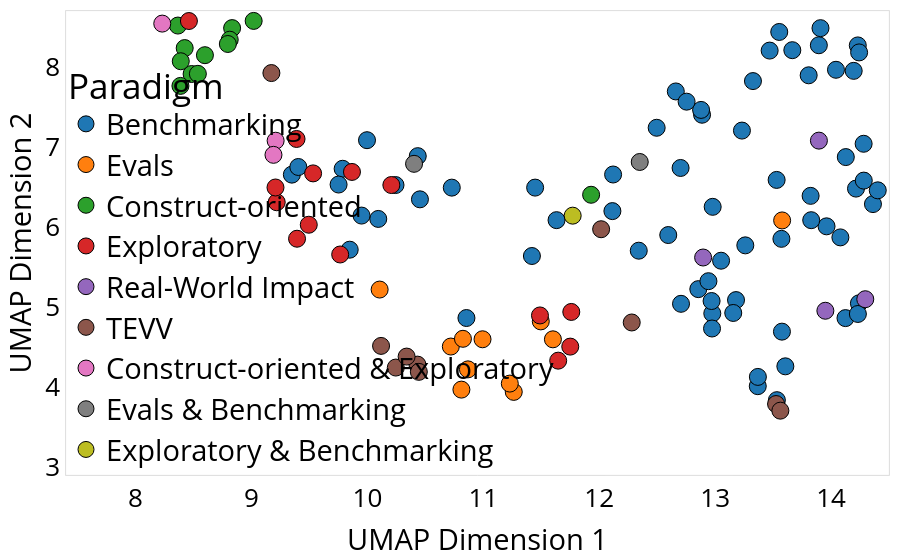

The notebook cell saved with this chart:
### Code cell
# Create a DataFrame for interactive plotting
interactive_data = pd.DataFrame({
    "x": X_umap[:, 0],
    "y": X_umap[:, 1],
    "Paradigm": data['Paradigm'].values,
    "Paper": data['Paper'].values,
    "Year": data['Year'].values,
    "Link": data['Link'].values
})

interactive_data['Paradigm'] = interactive_data['Paradigm'].astype(str)

# Create the interactive scatter plot
fig = px.scatter(
    interactive_data,
    x="x",
    y="y",
    color="Paradigm",
    hover_data={"x": False, "y": False,"Paper":True, "Year":True,"Link":True},  # Information displayed on hover
    color_discrete_sequence=px.colors.qualitative.D3,
    category_orders={"Paradigm": [
        "Benchmarking", "Evals", "Construct-oriented", "Exploratory", 
        "Real-World Impact", "TEVV", "Construct-oriented & Exploratory", 
        "Evals & Benchmarking", "Exploratory & Benchmarking"
    ]}
)
fig.update_layout(
    margin=dict(l=10, r=10, t=10, b=10),  # Tight layout with reduced margins
    xaxis=dict(
        title=dict(text="UMAP Dimension 1", font=dict(size=29, color="black")),
        tickfont=dict(size=26, color="black"),
        mirror=True,
        showline=True,
        linecolor="lightgray",
        linewidth=0.8,
        showgrid=False,  # Remove grid for x-axis
        range=[7.4, 14.5],  # Set x-axis limits (replace -10 and 10 with your desired values)
    ),
    yaxis=dict(
        title=dict(text="UMAP Dimension 2", font=dict(size=29, color="black")),
        tickfont=dict(size=26, color="black"),
        mirror=True,
        showline=True,
        linecolor="lightgray",
        linewidth=0.8,
        showgrid=False,  # Remove grid for y-axis
        range=[2.9, 8.7],  # Set x-axis limits (replace -10 and 10 with your desired values)
    ),
    legend=dict(
        font=dict(size=29, color="black"),
        x=0,
        y=0,
        xanchor="left",
        yanchor="bottom",
        bgcolor="rgba(255,255,255,0)",
    ),
    plot_bgcolor="white",
    paper_bgcolor="white",
)
fig.update_traces(marker=dict(line=dict(width=1, color='black')))
fig.update_traces(marker=dict(size=17))

# Save the plot as an HTML file and a PNG image
fig.write_html("UMAP_projections_jaccard_dist_interactive.html")
fig.write_image('UMAP fixed.png', width=1000, height=800, scale=3)
# also save in PDF
fig.write_image('UMAP fixed.pdf', width=1000, height=800, scale=3)

fig.show()

### Figure 1 — Plotly figure (JSON) as saved in the notebook; plotly's stock layout.template omitted (floating-point values rounded to 4 significant figures; data arrays with more than 128 entries replaced by an {"elided": "..."} marker saying what was removed)
{"data": [{"customdata": {"elided": "69x3 str values"}, "hovertemplate": "Paradigm=Benchmarking<br>Paper=%{customdata[0]}<br>Year=%{customdata[1]}<br>Link=%{customdata[2]}<extra></extra>", "legendgroup": "Benchmarking", "marker": {"color": "#1F77B4", "symbol": "circle", "line": {"color": "black", "width": 1}, "size": 17}, "mode": "markers", "name": "Benchmarking", "orientation": "v", "showlegend": true, "x": [12.66, 11.45, 14.22, 12.12, 13.53, 13.37, 14.23, 9.348, 13.33, 11.42, 13.18, 14.13, 13.16, 9.848, 14.28, 12.6, 13.57, 10.09, 10.45, 14.24, 12.98, 9.95, 13.05, 12.71, 13.58, 12.34, 12.98, 9.787, 10.43, 12.5, 9.752, 13.82, 14.28, 14.2, 14.36, 12.11, 10.73, 14.04, 13.81, 10.24, 12.89, 9.404, 12.88, 12.7, 12.85, 13.61, 13.37, 13.26, 13.96, 13.83, 12.94, 12.97, 14.08, 14.12, 13.23, 14.23, 11.63, 10.85, 13.53, 14.4, 13.67, 13.55, 13.89, 14.24, 13.47, 9.997, 13.91, 12.97, 12.75], "xaxis": "x", "y": [7.694, 6.492, 6.48, 6.656, 3.836, 4.01, 8.27, 6.655, 7.824, 5.638, 5.086, 6.874, 4.925, 5.716, 6.58, 5.9, 5.852, 6.101, 6.346, 5.046, 6.252, 6.143, 5.579, 5.04, 4.692, 5.704, 4.919, 6.728, 6.886, 7.24, 6.531, 6.389, 7.04, 7.952, 6.286, 6.199, 6.492, 7.965, 7.896, 6.524, 7.403, 6.75, 7.464, 6.738, 5.223, 4.258, 4.126, 5.77, 6.008, 6.085, 5.323, 5.075, 5.87, 4.861, 7.205, 4.913, 6.086, 4.862, 6.588, 6.458, 8.21, 8.438, 8.272, 8.182, 8.205, 7.085, 8.486, 4.731, 7.567], "yaxis": "y", "type": "scatter"}, {"customdata": [["Evaluating Frontier Models for Dangerous Capabilities", "2024", "https://arxiv.org/pdf/2403.13793"], ["Evaluating Language-Model Agents on Realistic Autonomous Tasks", "2023", "https://arxiv.org/pdf/2312.11671"], ["Sabotage Evaluations", "2024", "https://assets.anthropic.com/m/377027d5b36ac1eb/original/Sabotage-Evaluations-for-Frontier-Models.pdf"], ["Large Language Models can Strategically Deceive their Users when Put Under Pressure", "2023", "https://arxiv.org/abs/2311.07590"], ["Disinformation Capabilities of Large Language Models", "2023", "https://arxiv.org/abs/2311.08838"], ["Frontier Models are Capable of In-context Scheming", "2024", "https://arxiv.org/abs/2412.04984"], ["Red Teaming Language Models to Reduce Harms", "2022", "https://arxiv.org/pdf/2209.07858"], ["Red Teaming Language Models with Language Models", "2022", "https://aclanthology.org/2022.emnlp-main.225.pdf"], ["Towards Red Teaming in Multimodal and Multilingual Translation", "2024", "https://arxiv.org/pdf/2401.16247"], ["Jailbroken: How Does LLM Safety Training Fail", "2023", "https://arxiv.org/pdf/2307.02483"], ["Details about METR’s preliminary evaluation of GPT-4o", "2024", "https://metr.github.io/autonomy-evals-guide/gpt-4o-report/"]], "hovertemplate": "Paradigm=Evals<br>Paper=%{customdata[0]}<br>Year=%{customdata[1]}<br>Link=%{customdata[2]}<extra></extra>", "legendgroup": "Evals", "marker": {"color": "#FF7F0E", "symbol": "circle", "line": {"color": "black", "width": 1}, "size": 17}, "mode": "markers", "name": "Evals", "orientation": "v", "showlegend": true, "x": [11.26, 10.81, 11.23, 10.72, 11.5, 11.6, 10.87, 10.99, 10.11, 10.82, 13.58], "xaxis": "x", "y": [3.939, 3.967, 4.043, 4.506, 4.82, 4.596, 4.221, 4.596, 5.218, 4.602, 6.082], "yaxis": "y", "type": "scatter"}, {"customdata": [["PATCH", "2024", "https://arxiv.org/abs/2404.01799"], ["CogEval", "2023", "https://arxiv.org/pdf/2309.15129"], ["Multi-Dimensional Ability Diagnosis for ML Algorithms", "2023", "https://arxiv.org/pdf/2307.07134"], ["Personality Traits in Large Language Models", "2023", "https://arxiv.org/pdf/2307.00184"], ["Do GPT Language Models Suffer From Split Substrate-Free Psychometrics", "2024", "https://arxiv.org/pdf/2408.07377"], ["GIBSONA", "2024", "https://papers.ssrn.com/sol3/papers.cfm?abstract_id=4871025"], ["Automated Evaluation of Retrieval-Augmented Language Models with Task-Specific Exam Generation", "2024", "https://arxiv.org/abs/2405.13622"], ["Revealing the structure of language model capabilities", "2023", "https://arxiv.org/abs/2306.10062"], ["Not a Number: Identifying Instance Features for Capability-Oriented Evaluation", "2022", "https://www.ijcai.org/proceedings/2022/0392.pdf"], ["Inferring Capabilities from Task Performance with Bayesian Triangulation", "2023", "https://arxiv.org/abs/2309.11975"], ["metabench\nA Sparse Benchmark to Measure General Ability in Large Language Models", "2024", "https://arxiv.org/pdf/2407.12844?"], ["From Static Benchmarks to Adaptive Testing:\nPsychometrics in AI Evaluation", "2024", "https://arxiv.org/pdf/2306.10512"]], "hovertemplate": "Paradigm=Construct-oriented<br>Paper=%{customdata[0]}<br>Year=%{customdata[1]}<br>Link=%{customdata[2]}<extra></extra>", "legendgroup": "Construct-oriented", "marker": {"color": "#2CA02C", "symbol": "circle", "line": {"color": "black", "width": 1}, "size": 17}, "mode": "markers", "name": "Construct-oriented", "orientation": "v", "showlegend": true, "x": [8.833, 8.484, 8.812, 8.365, 8.424, 8.39, 11.93, 8.599, 8.387, 8.538, 8.796, 9.019], "xaxis": "x", "y": [8.486, 7.912, 8.341, 8.518, 8.236, 8.072, 6.403, 8.148, 7.764, 7.915, 8.288, 8.576], "yaxis": "y", "type": "scatter"}, {"customdata": [["Evaluation of LLM Generated Code for Exploratory Visual Analysis", "2024", "https://www.uw-insight-lab.com/assets/papers/HEAL24-HolisticEval.pdf"], ["Same Task, More Tokens", "2024", "https://arxiv.org/abs/2402.14848"], ["The Two-Hop Curse", "2024", "https://arxiv.org/abs/2411.16353"], ["Can LLMs make trade-offs involving stipulated pain and pleasure states?", "2024", "https://arxiv.org/pdf/2411.02432"], ["The Reversal Curse", "2024", "https://arxiv.org/pdf/2309.12288"], ["Dialectical language model evaluation: An initial appraisal of the commonsense spatial reasoning abilities of LLMs", "2023", "https://arxiv.org/pdf/2304.11164"], ["Sparks of Artificial General Intelligence: Early experiments with GPT-4", "2023", "https://arxiv.org/abs/2303.12712"], ["Evaluating large language models in theory of mind tasks", "2024", "https://www.pnas.org/doi/pdf/10.1073/pnas.2405460121"], ["TELL ME ABOUT YOURSELF: LLMS ARE AWARE OF THEIR LEARNED BEHAVIORS", "2025", "https://arxiv.org/pdf/2501.11120"], ["Melting Pot 2.0", "2022", "https://arxiv.org/pdf/2211.13746"], ["Connecting the Dots", "2024", "https://arxiv.org/abs/2406.14546"], ["SFT Memorizes, RL Generalizes: A Comparative Study of Foundation Model Post-training", "2025", "https://arxiv.org/abs/2501.17161"], ["Alice in Wonderland", "2024", "https://arxiv.org/abs/2406.02061"], ["Just Like Me: The Role of Opinions and Personal Experiences in The Perception of Explanations in Subjective Decision-Making", "2024", "https://arxiv.org/pdf/2404.12558"]], "hovertemplate": "Paradigm=Exploratory<br>Paper=%{customdata[0]}<br>Year=%{customdata[1]}<br>Link=%{customdata[2]}<extra></extra>", "legendgroup": "Exploratory", "marker": {"color": "#D62728", "symbol": "circle", "line": {"color": "black", "width": 1}, "size": 17}, "mode": "markers", "name": "Exploratory", "orientation": "v", "showlegend": true, "x": [11.76, 10.21, 9.494, 8.46, 9.867, 11.65, 11.75, 9.389, 9.532, 9.218, 9.207, 9.393, 9.765, 11.49], "xaxis": "x", "y": [4.938, 6.525, 6.028, 8.575, 6.688, 4.329, 4.505, 7.1, 6.67, 6.309, 6.494, 5.853, 5.656, 4.894], "yaxis": "y", "type": "scatter"}, {"customdata": [["Evaluating Language Models for Mathematics through Interactions", "2023", "https://arxiv.org/pdf/2306.01694"], ["Can LLMs generate new research ideas?", "2024", "https://arxiv.org/abs/2409.04109"], ["GenAI as an Exoskeleton: Experimental Evidence on Knowledge Workers Using GenAI on New Skills", "2024", "https://papers.ssrn.com/sol3/papers.cfm?abstract_id=4944588"], ["Artificial Intelligence, Scientific Discovery, and Product Innovation", "2024", "https://arxiv.org/abs/2412.17866"]], "hovertemplate": "Paradigm=Real-World Impact<br>Paper=%{customdata[0]}<br>Year=%{customdata[1]}<br>Link=%{customdata[2]}<extra></extra>", "legendgroup": "Real-World Impact", "marker": {"color": "#9467BD", "symbol": "circle", "line": {"color": "black", "width": 1}, "size": 17}, "mode": "markers", "name": "Real-World Impact", "orientation": "v", "showlegend": true, "x": [14.3, 12.9, 13.9, 13.95], "xaxis": "x", "y": [5.097, 5.619, 7.079, 4.953], "yaxis": "y", "type": "scatter"}, {"customdata": [["safe-control-gym: a Unified Benchmark Suite for Safe Learning-based Control and Reinforcement Learning in Robotics", "2021", "https://arxiv.org/pdf/2109.06325"], ["How Many Perturbations Break This Model? Evaluating Robustness Beyond Adversarial Accuracy", "2023", "https://arxiv.org/pdf/2207.04129"], ["Safe Reinforcement Learning with Probabilistic Guarantees Satisfying Temporal Logic Specifications in Continuous Action Spaces", "2023", "https://arxiv.org/pdf/2212.06129"], ["Dense reinforcement learning for safety validation of autonomous vehicles", "2023", "https://www.nature.com/articles/s41586-023-05732-2"], ["Verification and Validation of AI Systems Using Explanations", "2024", "https://ojs.aaai.org/index.php/AAAI-SS/article/view/31774"], ["Assurance Cases to face the complexity of ML-based systems verification", "2024", "https://hal.science/hal-04588599v1/file/DTIS2024-105-ERTS2024_paper_35-1-Publi%C3%A9e.pdf"], ["Autonomous Driving Validation and Verification Using Digital Twins", "2024", "https://www.scitepress.org/Papers/2024/125464/125464.pdf"], ["Empirical evaluation of a hybrid intelligent monitoring system using different measures of effectiveness", "2024", "https://doi.org/10.1016/S0933-3657(01)00091-4"], ["N-Version Assessment and Enhancement of Generative AI", "2024", "https://doi.org/10.1109/MS.2024.3469388"], ["Safe Reinforcement Learning via Probabilistic Logic Shields", "2023", "https://arxiv.org/pdf/2303.03226"]], "hovertemplate": "Paradigm=TEVV<br>Paper=%{customdata[0]}<br>Year=%{customdata[1]}<br>Link=%{customdata[2]}<extra></extra>", "legendgroup": "TEVV", "marker": {"color": "#8C564B", "symbol": "circle", "line": {"color": "black", "width": 1}, "size": 17}, "mode": "markers", "name": "TEVV", "orientation": "v", "showlegend": true, "x": [13.53, 9.172, 13.56, 10.43, 10.12, 10.25, 10.34, 12.02, 10.44, 12.28], "xaxis": "x", "y": [3.787, 7.924, 3.704, 4.28, 4.514, 4.243, 4.38, 5.972, 4.189, 4.806], "yaxis": "y", "type": "scatter"}, {"customdata": [["CogBench", "2024", "https://arxiv.org/abs/2402.18225"], ["Procedural Dilemma Generation for Evaluating Moral Reasoning in Humans and Language Models", "2024", "https://arxiv.org/pdf/2404.10975"], ["Visual cognition in multimodal large language models", "2023", "https://arxiv.org/pdf/2311.16093"]], "hovertemplate": "Paradigm=Construct-oriented & Exploratory<br>Paper=%{customdata[0]}<br>Year=%{customdata[1]}<br>Link=%{customdata[2]}<extra></extra>", "legendgroup": "Construct-oriented & Exploratory", "marker": {"color": "#E377C2", "symbol": "circle", "line": {"color": "black", "width": 1}, "size": 17}, "mode": "markers", "name": "Construct-oriented & Exploratory", "orientation": "v", "showlegend": true, "x": [9.208, 8.23, 9.19], "xaxis": "x", "y": [7.078, 8.543, 6.902], "yaxis": "y", "type": "scatter"}, {"customdata": [["Discovering Language Model Behaviors with Model-Written Evaluations", "2022", "https://arxiv.org/abs/2212.09251"], ["US AISI and UK AISI Joint Pre-Deployment Test\nOpenAI o1", "2024", "https://cdn.prod.website-files.com/663bd486c5e4c81588db7a1d/6763fac97cd22a9484ac3c37_o1_uk_us_december_publication_final.pdf"]], "hovertemplate": "Paradigm=Evals & Benchmarking<br>Paper=%{customdata[0]}<br>Year=%{customdata[1]}<br>Link=%{customdata[2]}<extra></extra>", "legendgroup": "Evals & Benchmarking", "marker": {"color": "#7F7F7F", "symbol": "circle", "line": {"color": "black", "width": 1}, "size": 17}, "mode": "markers", "name": "Evals & Benchmarking", "orientation": "v", "showlegend": true, "x": [10.4, 12.35], "xaxis": "x", "y": [6.79, 6.813], "yaxis": "y", "type": "scatter"}, {"customdata": [["Me, Myself, and AI", "2024", "https://arxiv.org/pdf/2407.04694"]], "hovertemplate": "Paradigm=Exploratory & Benchmarking<br>Paper=%{customdata[0]}<br>Year=%{customdata[1]}<br>Link=%{customdata[2]}<extra></extra>", "legendgroup": "Exploratory & Benchmarking", "marker": {"color": "#BCBD22", "symbol": "circle", "line": {"color": "black", "width": 1}, "size": 17}, "mode": "markers", "name": "Exploratory & Benchmarking", "orientation": "v", "showlegend": true, "x": [11.77], "xaxis": "x", "y": [6.142], "yaxis": "y", "type": "scatter"}], "layout": {"xaxis": {"anchor": "y", "domain": [0.0, 1.0], "title": {"text": "UMAP Dimension 1", "font": {"size": 29, "color": "black"}}, "tickfont": {"size": 26, "color": "black"}, "mirror": true, "showline": true, "linecolor": "lightgray", "linewidth": 0.8, "showgrid": false, "range": [7.4, 14.5]}, "yaxis": {"anchor": "x", "domain": [0.0, 1.0], "title": {"text": "UMAP Dimension 2", "font": {"size": 29, "color": "black"}}, "tickfont": {"size": 26, "color": "black"}, "mirror": true, "showline": true, "linecolor": "lightgray", "linewidth": 0.8, "showgrid": false, "range": [2.9, 8.7]}, "legend": {"title": {"text": "Paradigm"}, "tracegroupgap": 0, "font": {"size": 29, "color": "black"}, "x": 0, "y": 0, "xanchor": "left", "yanchor": "bottom", "bgcolor": "rgba(255,255,255,0)"}, "margin": {"t": 10, "l": 10, "r": 10, "b": 10}, "plot_bgcolor": "white", "paper_bgcolor": "white"}}
